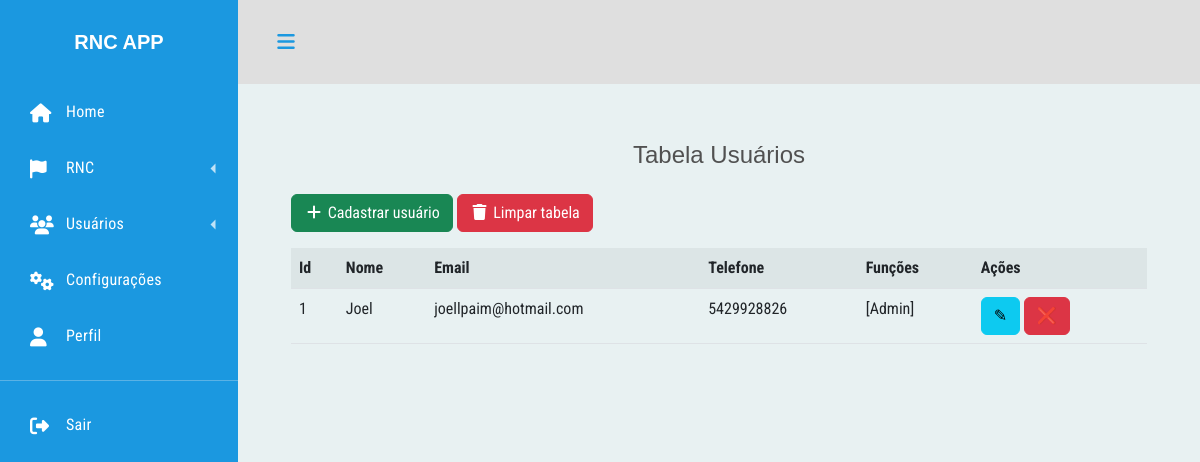
/admin/users (signed in), run on an earlier commit of the app's database.
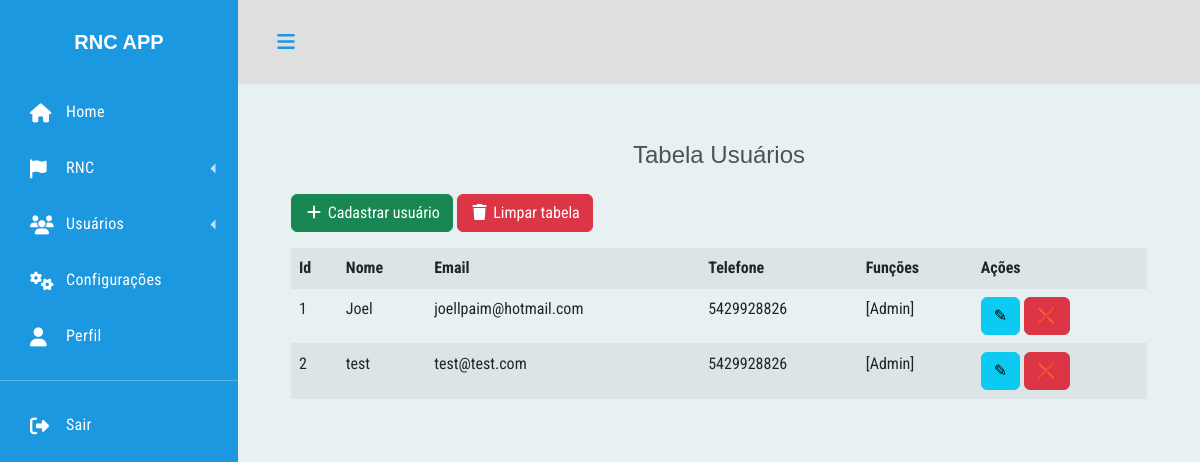
And on a later commit of the database.
### app/db_models.py (models this page shows)
class Role(db.Model):
    __tablename__ = 'roles'
    id = db.Column(db.Integer(), primary_key=True)
    name = db.Column(db.String(50), unique=True)
    def __repr__(self):
        return self.name

class User(UserMixin, db.Model):
    __tablename__ = "users"
    id = db.Column(db.Integer, primary_key=True)
    first_name = db.Column(db.String(50), nullable=False)
    last_name = db.Column(db.String(50), nullable=False)
    active = db.Column(db.Boolean())
    email = db.Column(db.String(50), nullable=False)
    email_confirmed_at = db.Column(db.DateTime())
    phone = db.Column(db.String(50), nullable=False)
    password = db.Column(db.String(250), nullable=False)
    roles = db.relationship('Role', secondary='user_roles')

### app/admin/routes.py (the view)
@admin.route('/users')
@admin_only
def users():
    users = User.query.all()
    return render_template("users.html", users=users)

### app/__init__.py (called while the page is built)
@app.context_processor
def inject_now():
	return {'now': datetime.utcnow()}

@login_manager.user_loader
def load_user(user_id):
    try:
        return User.query.get(user_id)
    except:
        return None

### app/funcs.py (called while the page is built)
def admin_only(func):
	@wraps(func)
	def wrapper(*args, **kwargs):
		for role in current_user.roles:
			if current_user.is_authenticated and role.name == "Admin":
				return func(*args, **kwargs)
			else:
				return "Você não está autorizado a acessar esta URL."
	wrapper.__name__ = func.__name__
	return wrapper

### app/admin/templates/users.html (shortened to what this page needs)
{% extends "base.html" %}
{% block content %}
    {% if not users %}
		<div class="container mg-3 p-3">
			<a href="#" class="btn btn-success">
				<i class="fas fa-plus fa-fw"></i>
				Cadastrar usuário
			</a>
			<a href="#" class="btn btn-danger">
				<i class="fas fa-trash fa-fw"></i>
				Limpar tabela
			</a>
		</div>
		<div class="flash-error">Não há usuários cadastrados.</div>
	{% else %}
	<div class="container mg-3 p-3">
		<h4 class="text-center p-3">Tabela Usuários</h4>
			<a href="#" class="btn btn-success">
				<i class="fas fa-plus fa-fw"></i>
				Cadastrar usuário
			</a>
			<a href="#" class="btn btn-danger">
				<i class="fas fa-trash fa-fw"></i>
				Limpar tabela
			</a>
		<div class="mt-3">
			<table class="table table-striped tabela-responsiva">
				<tr>
					<th scope="col">Id</th>
					<th scope="col">Nome</th>
					<th scope="col">Email</th>
					<th scope="col">Telefone</th>
					<th scope="col">Funções</th>
					<th scope="col">Ações</th>
				</tr>
    {% for user in users %}
				<tr>
					<td scope="row">{{ user.id }}</td>
					<td>{{ user.first_name }}</td>
					<td>{{ user.email }}</td>
					<td>{{ user.phone }}</td>
					<td>{{ user.roles }}</td>
					<td>
						<a class="btn btn-info" href="#">&#9998;</a>
						<a class="btn btn-danger" href="#">&#10060;</a>
					</td>
				</tr>
    {% endfor %}
    		</table>
		</div>
	</div>
	{% endif %}
{% endblock %}

### app/templates/base.html (shortened to what this page needs)
{% import "bootstrap/wtf.html" as wtf %}
<!DOCTYPE html>
<html lang="pt">
<head>
    <link href="https://cdn.jsdelivr.net/npm/bootstrap@5.2.1/dist/css/bootstrap.min.css" rel="stylesheet">
    <link rel="stylesheet" href="https://cdnjs.cloudflare.com/ajax/libs/font-awesome/6.2.0/css/all.min.css" />
    <link rel="stylesheet" type="text/css" href="{{ url_for('static', filename='css/style.css') }}">
    <link rel="stylesheet" type="text/css" href="{{ url_for('static', filename='css/navbar.css') }}">
    <link rel="stylesheet" type="text/css" href="{{ url_for('static', filename='css/rnc.css') }}">
</head>
<body>
    <div class='dashboard'>
        <div class="dashboard-nav">
            {% include 'navbar.html' %}
        </div>
        <div class='dashboard-app'>
            <header class='dashboard-toolbar'><a href="#!" class="menu-toggle"><i class="icone fas fa-bars"></i></a></header>
            <div class='dashboard-content'>
                <div class='container'>
                    {% block content %}
                    {% endblock %}
                </div>
            </div>
        </div>
    </div>
</body>
</html>

### app/templates/navbar.html (shortened to what this page needs)
{% block content %}
        <header>
            <a href="#" class="brand-logo">
                <span>RNC APP</span>
            </a>
        </header>
        <nav class="dashboard-nav-list">
            <a href="{{ url_for('home') }}" class="dashboard-nav-item">
                <i class="fas fa-home"></i> Home </a>
            {% if current_user.is_authenticated %}
            <div class='dashboard-nav-dropdown'>
                <a href="#!" class="dashboard-nav-item dashboard-nav-dropdown-toggle">
                    <i class="fas fa-flag"></i> RNC
                </a>
            </div>
            {% for role in current_user.roles %}
            {% if role.name == "Admin" %}
            <div class='dashboard-nav-dropdown'><a href="#!" class="dashboard-nav-item dashboard-nav-dropdown-toggle"><i
                    class="fas fa-users"></i> Usuários </a>
            <a href="#" class="dashboard-nav-item"><i class="fas fa-cogs"></i> Configurações </a>
            {% endif %}
            {% endfor %}
            <a href="{{ url_for('profile') }}" class="dashboard-nav-item"><i class="fas fa-user"></i> Perfil </a>
            {% endif %}
          <div class="nav-item-divider">
          </div>
            {% if current_user.is_authenticated %}
            <a href="{{ url_for('logout') }}" class="dashboard-nav-item">
            <i class="fas fa-sign-out-alt"></i> Sair
            </a>
            {% endif %}
        </nav>
{% endblock %}

### app/static/css/rnc.css (style rules this page uses)
* { margin: 0; padding: 0; }
:root { --pcolor: #247BA0; --scolor: #13293D; --fundo: #E8F1F2; --navcolor: #1B98E0; }
body { background-color: var(--fundo); font-family: 'Roboto Condensed'; }

What changed in the data, as far as the page shows it:
added User: id "2", first_name "test", email "test@test.com", phone "5429928826", roles "[Admin]"
